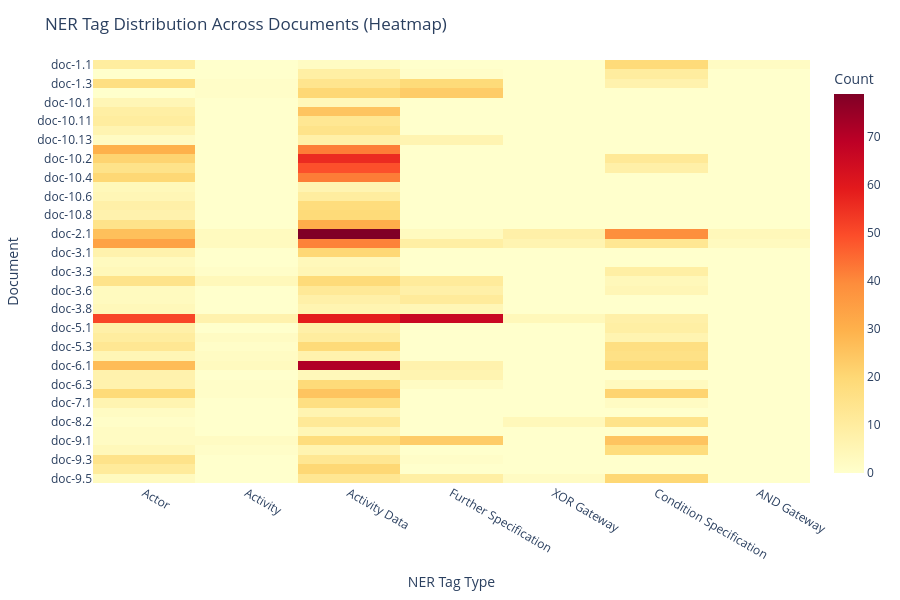

The notebook cell this image was saved under:
### Code cell
from uq_pet.viz import plot_ner_heatmap

plot_ner_heatmap(pool)

### Figure 1 — Plotly figure (JSON) as saved in the notebook; plotly's stock layout.template omitted (floating-point values rounded to 4 significant figures; data arrays with more than 128 entries replaced by an {"elided": "..."} marker saying what was removed)
{"data": [{"coloraxis": "coloraxis", "hovertemplate": "NER Tag Type: %{x}<br>Document: %{y}<br>Count: %{z}<extra></extra>", "name": "0", "type": "heatmap", "x": ["Actor", "Actor", "Activity", "Activity", "Activity Data", "Activity Data", "Further Specification", "Further Specification", "XOR Gateway", "XOR Gateway", "Condition Specification", "Condition Specification", "AND Gateway", "AND Gateway"], "xaxis": "x", "y": ["doc-1.1", "doc-1.2", "doc-1.3", "doc-1.4", "doc-10.1", "doc-10.10", "doc-10.11", "doc-10.12", "doc-10.13", "doc-10.14", "doc-10.2", "doc-10.3", "doc-10.4", "doc-10.5", "doc-10.6", "doc-10.7", "doc-10.8", "doc-10.9", "doc-2.1", "doc-2.2", "doc-3.1", "doc-3.2", "doc-3.3", "doc-3.5", "doc-3.6", "doc-3.7", "doc-3.8", "doc-4.1", "doc-5.1", "doc-5.2", "doc-5.3", "doc-5.4", "doc-6.1", "doc-6.2", "doc-6.3", "doc-6.4", "doc-7.1", "doc-8.1", "doc-8.2", "doc-8.3", "doc-9.1", "doc-9.2", "doc-9.3", "doc-9.4", "doc-9.5"], "yaxis": "y", "z": {"elided": "45x14 float values"}}], "layout": {"coloraxis": {"autocolorscale": false, "colorbar": {"title": {"text": "Count"}}, "colorscale": [[0, "rgb(255,255,204)"], [0.125, "rgb(255,237,160)"], [0.25, "rgb(254,217,118)"], [0.375, "rgb(254,178,76)"], [0.5, "rgb(253,141,60)"], [0.625, "rgb(252,78,42)"], [0.75, "rgb(227,26,28)"], [0.875, "rgb(189,0,38)"], [1, "rgb(128,0,38)"]]}, "height": 600, "margin": {"t": 60}, "title": {"text": "NER Tag Distribution Across Documents (Heatmap)"}, "width": 900, "xaxis": {"anchor": "y", "domain": [0, 1], "title": {"text": "NER Tag Type"}}, "yaxis": {"anchor": "x", "autorange": "reversed", "domain": [0, 1], "title": {"text": "Document"}}}}
